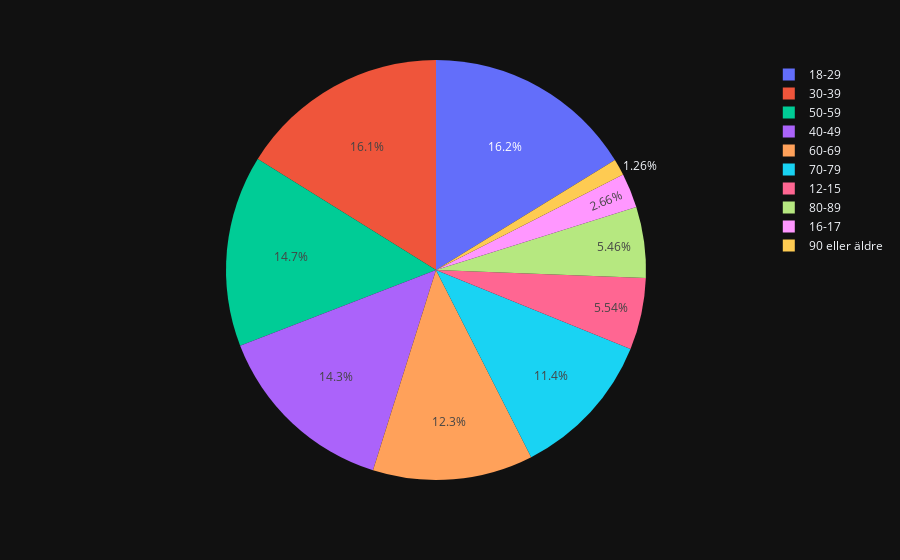

The cell this chart's notebook holds for it:
### Markdown cell above
### Uppgift e)
Rita ett diagram som visar på åldersfördelningen av Sveriges befolkning.

### Code cell
# Pie chart with Plotly Express
fig2e_pie = px.pie(data_frame=vaccin, values="Befolkning", names="Ålder")

fig2e_pie.show()

### Figure 1 — Plotly figure (JSON) as saved in the notebook; plotly's stock layout.template omitted (floating-point values rounded to 4 significant figures; data arrays with more than 128 entries replaced by an {"elided": "..."} marker saying what was removed)
{"data": [{"domain": {"x": [0, 1], "y": [0, 1]}, "hovertemplate": "Ålder=%{label}<br>Befolkning=%{value}<extra></extra>", "labels": {"elided": "2900 str values"}, "legendgroup": "", "name": "", "showlegend": true, "type": "pie", "values": {"elided": "2900 int values"}}], "layout": {"legend": {"tracegroupgap": 0}, "margin": {"t": 60}}}
